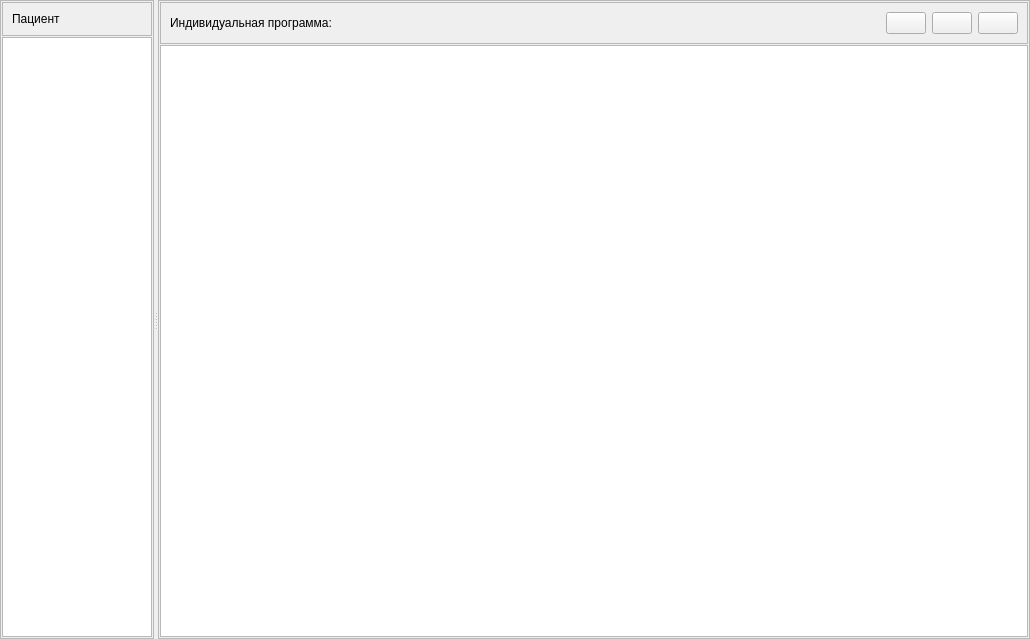
<?xml version="1.0" encoding="UTF-8"?>
<ui version="4.0">
 <class>PersonalProgramWidget</class>
 <widget class="QWidget" name="PersonalProgramWidget">
  <property name="geometry">
   <rect>
    <x>0</x>
    <y>0</y>
    <width>1030</width>
    <height>639</height>
   </rect>
  </property>
  <property name="windowTitle">
   <string>Form</string>
  </property>
  <layout class="QVBoxLayout" name="verticalLayout">
   <property name="leftMargin">
    <number>0</number>
   </property>
   <property name="topMargin">
    <number>0</number>
   </property>
   <property name="rightMargin">
    <number>0</number>
   </property>
   <property name="bottomMargin">
    <number>0</number>
   </property>
   <item>
    <widget class="QWidget" name="wgtPP" native="true">
     <layout class="QHBoxLayout" name="horizontalLayout">
      <property name="leftMargin">
       <number>0</number>
      </property>
      <property name="topMargin">
       <number>0</number>
      </property>
      <property name="rightMargin">
       <number>0</number>
      </property>
      <property name="bottomMargin">
       <number>0</number>
      </property>
      <item>
       <widget class="QSplitter" name="splitter">
        <property name="orientation">
         <enum>Qt::Horizontal</enum>
        </property>
        <widget class="QFrame" name="frPatients">
         <property name="sizePolicy">
          <sizepolicy hsizetype="Preferred" vsizetype="Preferred">
           <horstretch>1</horstretch>
           <verstretch>0</verstretch>
          </sizepolicy>
         </property>
         <property name="frameShape">
          <enum>QFrame::StyledPanel</enum>
         </property>
         <property name="frameShadow">
          <enum>QFrame::Raised</enum>
         </property>
         <layout class="QVBoxLayout" name="verticalLayout_2">
          <property name="spacing">
           <number>1</number>
          </property>
          <property name="leftMargin">
           <number>1</number>
          </property>
          <property name="topMargin">
           <number>1</number>
          </property>
          <property name="rightMargin">
           <number>1</number>
          </property>
          <property name="bottomMargin">
           <number>1</number>
          </property>
          <item>
           <widget class="QFrame" name="frPatientTitle">
            <property name="frameShape">
             <enum>QFrame::StyledPanel</enum>
            </property>
            <property name="frameShadow">
             <enum>QFrame::Raised</enum>
            </property>
            <layout class="QHBoxLayout" name="horizontalLayout_2">
             <item>
              <widget class="QLabel" name="lblPatientsTitle">
               <property name="text">
                <string>Пациент</string>
               </property>
              </widget>
             </item>
            </layout>
           </widget>
          </item>
          <item>
           <widget class="QTreeView" name="tvPatients"/>
          </item>
         </layout>
        </widget>
        <widget class="QFrame" name="frPPTable">
         <property name="sizePolicy">
          <sizepolicy hsizetype="Preferred" vsizetype="Preferred">
           <horstretch>4</horstretch>
           <verstretch>0</verstretch>
          </sizepolicy>
         </property>
         <property name="frameShape">
          <enum>QFrame::StyledPanel</enum>
         </property>
         <property name="frameShadow">
          <enum>QFrame::Raised</enum>
         </property>
         <layout class="QVBoxLayout" name="verticalLayout_3">
          <property name="spacing">
           <number>1</number>
          </property>
          <property name="leftMargin">
           <number>1</number>
          </property>
          <property name="topMargin">
           <number>1</number>
          </property>
          <property name="rightMargin">
           <number>1</number>
          </property>
          <property name="bottomMargin">
           <number>1</number>
          </property>
          <item>
           <widget class="QFrame" name="frPPTitle">
            <property name="frameShape">
             <enum>QFrame::StyledPanel</enum>
            </property>
            <property name="frameShadow">
             <enum>QFrame::Raised</enum>
            </property>
            <layout class="QHBoxLayout" name="horizontalLayout_3">
             <item>
              <widget class="QLabel" name="lblPPTitle">
               <property name="text">
                <string>Индивидуальная программа: </string>
               </property>
              </widget>
             </item>
             <item>
              <spacer name="horizontalSpacer">
               <property name="orientation">
                <enum>Qt::Horizontal</enum>
               </property>
               <property name="sizeHint" stdset="0">
                <size>
                 <width>40</width>
                 <height>20</height>
                </size>
               </property>
              </spacer>
             </item>
             <item>
              <widget class="QPushButton" name="btnRun">
               <property name="text">
                <string/>
               </property>
              </widget>
             </item>
             <item>
              <widget class="QPushButton" name="btnStop">
               <property name="text">
                <string/>
               </property>
              </widget>
             </item>
             <item>
              <widget class="QPushButton" name="btnParams">
               <property name="text">
                <string/>
               </property>
              </widget>
             </item>
            </layout>
           </widget>
          </item>
          <item>
           <widget class="QTreeView" name="treeView"/>
          </item>
         </layout>
        </widget>
       </widget>
      </item>
     </layout>
    </widget>
   </item>
  </layout>
 </widget>
 <resources/>
 <connections/>
</ui>
